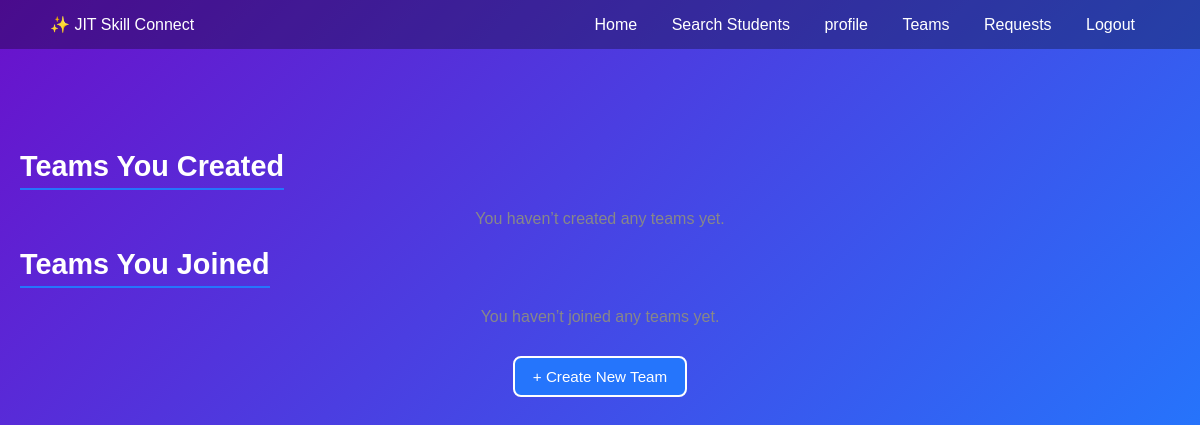
/my-teams/ (signed in), run on an earlier commit of the app's database.
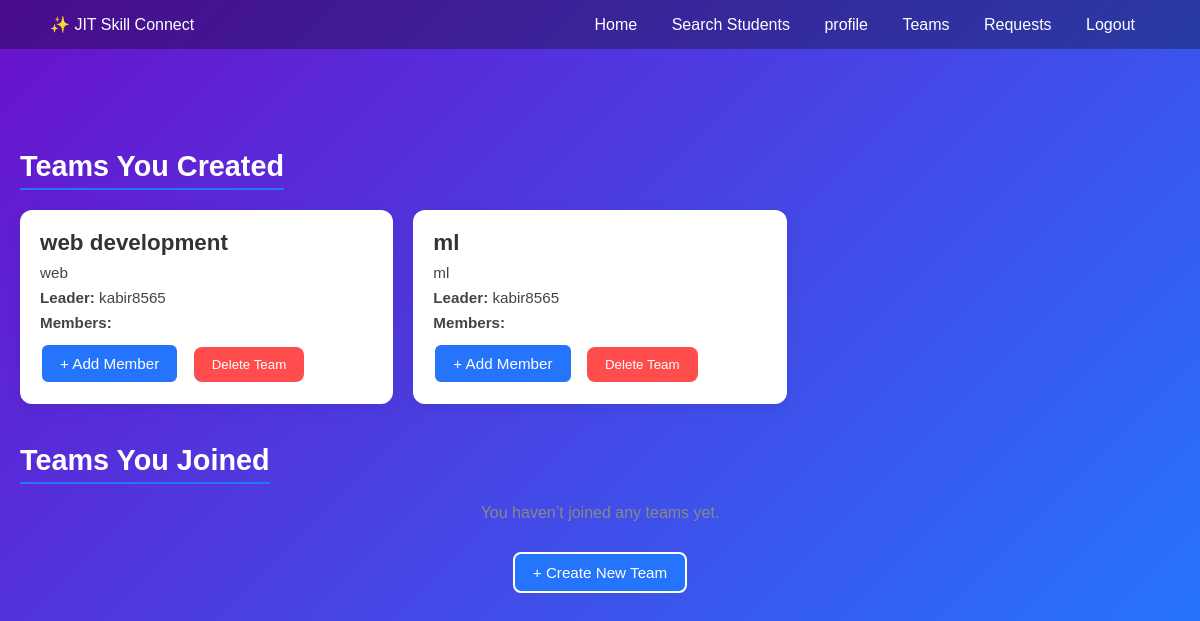
And on a later commit of the database.
### jit/models.py (models this page shows, shortened)
class Team(models.Model):
    name = models.CharField(max_length=100, unique=True)
    description = models.TextField(blank=True, null=True)
    creator = models.ForeignKey(User, on_delete=models.CASCADE, related_name='created_teams')
    members = models.ManyToManyField(User, related_name='teams')
    created_at = models.DateTimeField(auto_now_add=True)

### jit/views.py (the view)
# urls.py: path('my-teams/', views.my_teams, name='my_teams'),
@login_required
def my_teams(request):
    created_teams = Team.objects.filter(creator=request.user)
    joined_teams = Team.objects.filter(members=request.user).exclude(creator=request.user)
    return render(request, 'my_teams.html', {
        'created_teams': created_teams,
        'joined_teams': joined_teams,
    })

### jit/templates/my_teams.html (shortened to what this page needs)
{% extends 'base.html' %}
{% load static %}
{% block content %}
<link rel="stylesheet" href="{% static 'css/team.css' %}">
<div class="team-list-container">
  <h2 class="section-title" style="margin-top: 100px;">Teams You Created</h2>
  {% if created_teams %}
    <div class="teams-grid">
      {% for team in created_teams %}
        <div class="team-card">
          <h3 class="team-name">{{ team.name }}</h3>
          <p class="team-desc">{{ team.description|default:"No description" }}</p>
          <p><strong>Leader:</strong> {{ team.creator.username }}</p>
          <p>
            <strong>Members:</strong>
          </p>
          <div class="team-actions">
            <a href="{% url 'add_member' team.id %}" class="btn-login">+ Add Member</a>
            <form method="POST" action="{% url 'delete_team' team.id %}" style="display:inline-block; margin-left:10px;">
              <button type="submit" class="btn-remove">Delete Team</button>
            </form>
          </div>
        </div>
      {% endfor %}
    </div>
  {% else %}
    <p class="no-team-msg">You haven’t created any teams yet.</p>
  {% endif %}
  <h2 class="section-title">Teams You Joined</h2>
  {% if joined_teams %}
    <div class="teams-grid">
      {% for team in joined_teams %}
        <div class="team-card">
          <h3 class="team-name">{{ team.name }}</h3>
          <p class="team-desc">{{ team.description|default:"No description" }}</p>
          <p><strong>Leader:</strong> {{ team.creator.username }}</p>
          <p>
            <strong>Members:</strong>
            {% if team.members.all %}
              {% for member in team.members.all %}
                {% if forloop.counter <= 3 and member != team.creator %}
                  {{ member.username }}{% if not forloop.last %}, {% endif %}
                {% endif %}
              {% endfor %}
              {% if team.members.count > 3 %}
                 <a href="{% url 'team_members' team.id %}" class="view-all-link">View All</a>
              {% endif %}
            {% else %}
              No members yet
            {% endif %}
          </p>
        </div>
      {% endfor %}
    </div>
  {% else %}
    <p class="no-team-msg">You haven’t joined any teams yet.</p>
  {% endif %}
  <a href="{% url 'create_team' %}" class="btn-login create-team-btn">+ Create New Team</a>
</div>
{% endblock %}

What changed in the data, as far as the page shows it:
added Team: name "web development", description "web", creator.username "kabir8565"
added Team: name "ml", description "ml", creator.username "kabir8565"
Also different on the page:
text no longer shown: "You haven’t created any teams yet."
